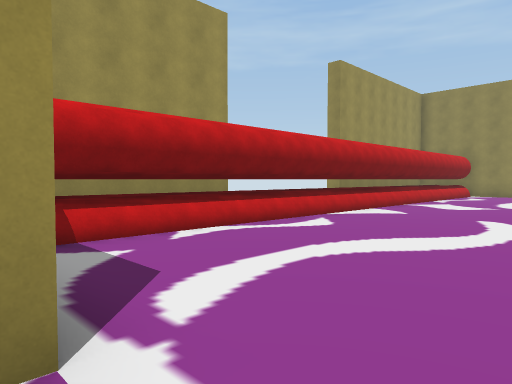
[1] (above)

14 first-person views from a walk through a 3-D level made in the Unity game engine. The camera is 1.5 m above the floor, tilts 2° down and sees 70° across. The floor is counted in squares, 2 m on a side. Each view is taken from the middle of a square. On the plan, view 1 faces up. The plan holds only what a view shows up to about 11 squares ahead; the rest is blank. The place goes on beyond the plan. The player character is not drawn.

[2]
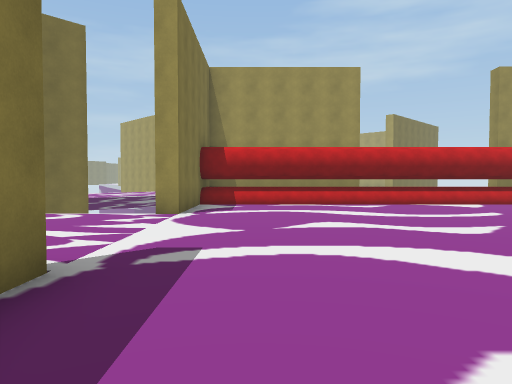

[3]
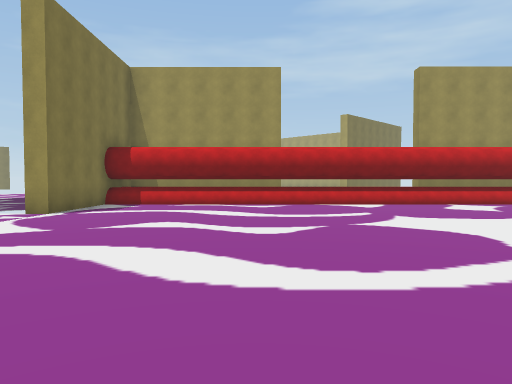

[4]
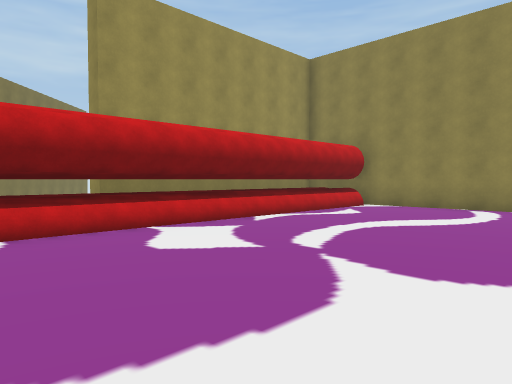

[5]
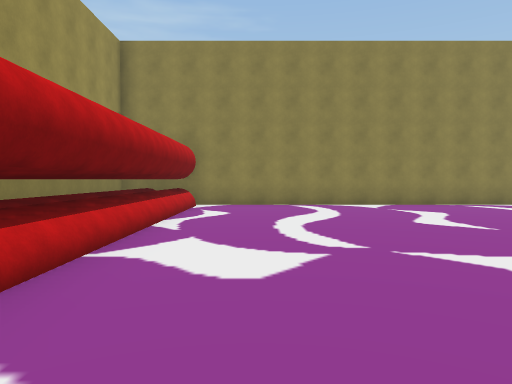

[6]
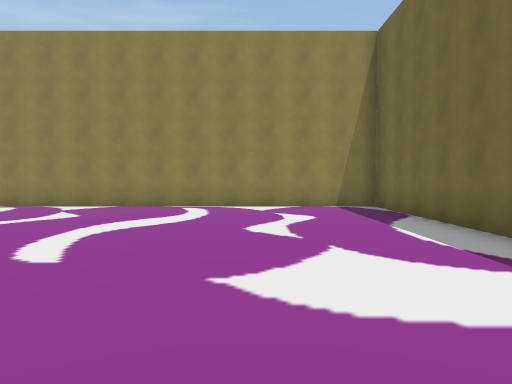

[7]
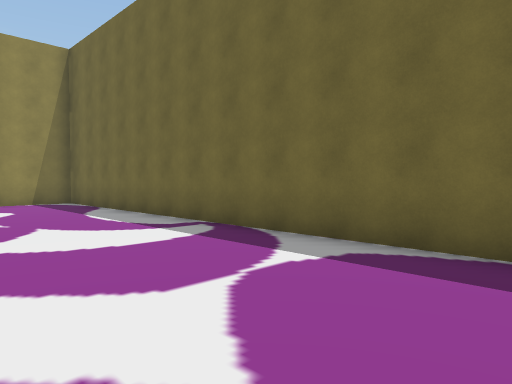

[8]
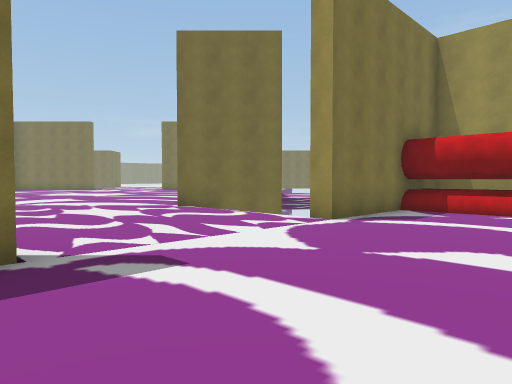

[9]
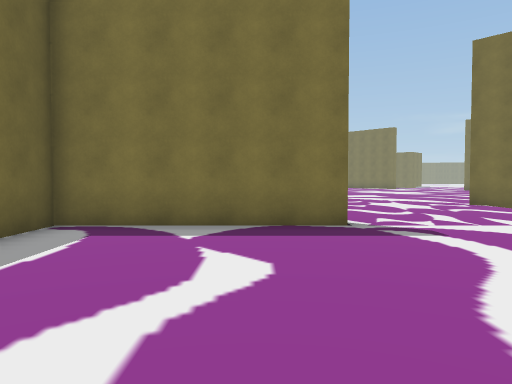

[10]
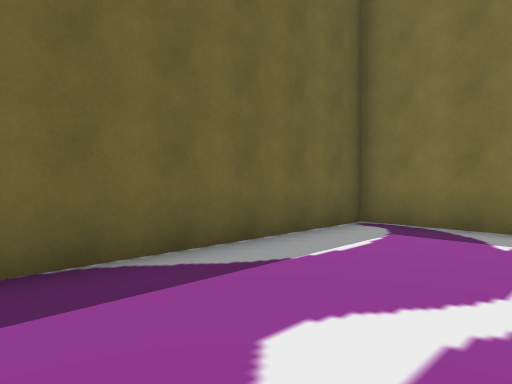

[11]
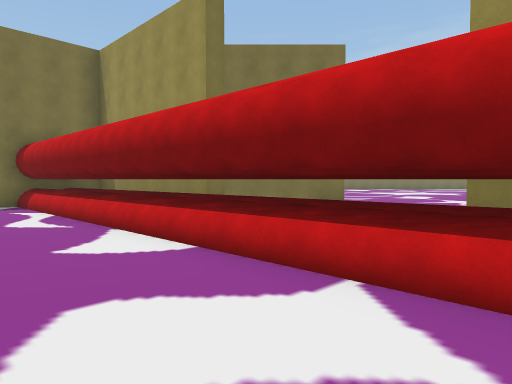

[12]
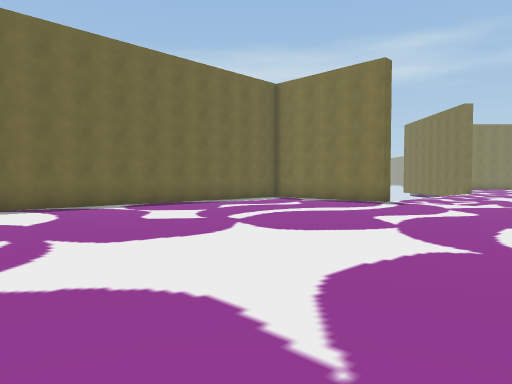

[13]
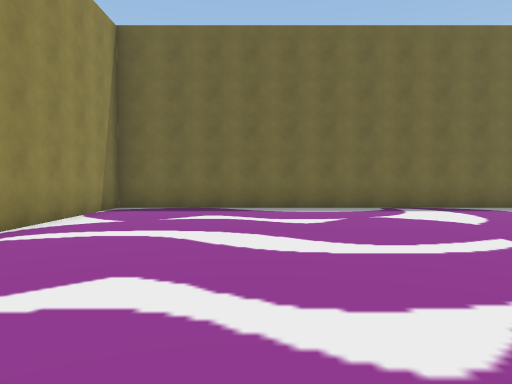

[14]
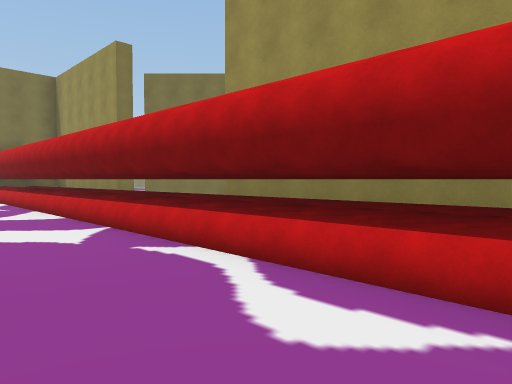

### Floor plan
Key: @ floor where view 1 was taken; # wall or solid block; . floor; / step, stairs or slope; = window, fence, low wall or low ledge; ^ raised ledge.
Columns run from 5 left of view 1 to 18 right of it. Each row starts with its distance up from view 1.
 17             ###
 16            ##^##
 15           ##^^/##
 14          ##^^/..##
 13         ##^^/....##
 12  #      =^^/......##
 11  #     =^^/........##
 10  #    =^^/..........##
  9  #  #=^=/............##
  8    ##^=/..............##
  7   ##^=/................#
  6  ##^=/.................#
  5  #^=/.................##
  4  ##/.................##
  3   #.................##
  2   ##...............##
  1    ##.............##
  0  # ..@...........##
 -1  #..............##
 -2  #.............##
 -3 ....... #.....##
 -4 ......  ##...##
 -5 .....    ##.##
 -6 ...       ###
 -7 ..

Positions as (right, up) in squares from view 1, and headings:
1: (0, 0), facing up
2: (6, -3), facing up-left
3: (8, -1), facing up-left
4: (6, 5), facing up
5: (3, 7), facing up-right
6: (9, 2), facing up-right
7: (7, 1), facing right
8: (6, 0), facing left
9: (8, 1), facing down-left
10: (8, 1), facing down
11: (7, 10), facing left
12: (7, 10), facing down
13: (9, 11), facing down-right
14: (10, 13), facing left
